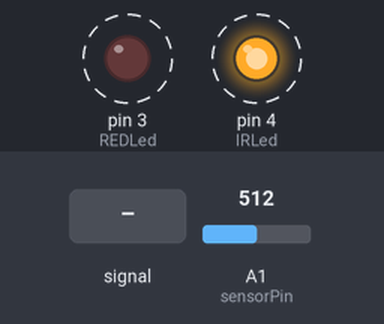
The sketch below on a simulated Arduino Uno, built with avr-gcc and run on an emulated ATmega328P. On the bench: output pins drawn as LEDs (lit = HIGH). Dashed ring = blinking. The test bench sets the inputs (shaded band); at power-on: A1 (sensorPin) = 512. What the sketch prints to the serial monitor is not drawn.

Above: at 1.2 s.
1.3 s: A1 (sensorPin) set to 716
4.3 s: A1 (sensorPin) fed a 200 Hz sine of ±81 counts around its level
7.3 s: A1 (sensorPin) set to 511
10.3 s: A1 (sensorPin) fed a 50 Hz sine of ±306 counts around its level
13.3 s: A1 (sensorPin) fed a 1000 Hz sine of ±255 counts around its level
16.3 s: A1 (sensorPin) fed a 2 Hz sine of ±306 counts around its level
Timing chart, 0 to 66.8 s (numbered marks = the images above; inputs shaded):
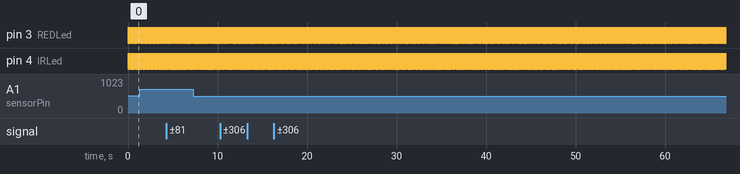

The sketch:

oximeter-diy-ok-0921.ino
```cpp
/*
 * an oximeter diy. v.0.92 (minor fixes)
 * by hacking a ky-039 heartbeat sensor or using an infrared led
 * a red led and a photodiode.
 * https://hackaday.io/project/170752-oximeter-do-it-yourself
 */

#include <Wire.h>
#include <LiquidCrystal_I2C.h>
#include <SoftwareSerial.h>

#define maxperiod_siz 80 // max number of samples in a period
#define measures 10      // number of periods stored
#define samp_siz 4       // number of samples for average
#define rise_threshold 3 // number of rising measures to determine a peak
SoftwareSerial BTSerial (10, 11);
// a liquid crystal displays BPM
// LiquidCrystal_I2C lcd(0x3F, 16, 2);

int T = 20;              // slot milliseconds to read a value from the sensor
int sensorPin = A1;
int REDLed = 3;
String result;
String result1;
int IRLed = 4;
int SpO2;
float pid;

void setup() {
  Serial.begin(9600);
  BTSerial.begin(9600);
  while (!Serial);
   pinMode(REDLed,OUTPUT);
   pinMode(IRLed,OUTPUT);

   // turn off leds
   digitalWrite(REDLed,LOW);
   digitalWrite(IRLed,LOW);


   //for(int i=0;i<8;i++) lcd.createChar(i, sym[i]);
}

void loop() {
  Serial.print("0A");
  bool finger_status = true;
  float readsIR[samp_siz], sumIR,lastIR, reader, start;
  float readsRED[samp_siz], sumRED,lastRED;


  int period, samples;
  period=0; samples=0;
  int samplesCounter = 0;
  float readsIRMM[maxperiod_siz],readsREDMM[maxperiod_siz];
  int ptrMM =0;
  for (int i = 0; i < maxperiod_siz; i++) { readsIRMM[i] = 0;readsREDMM[i]=0;}
  float IRmax=0;
  float IRmin=0;
float REDmax = 0;
  float REDmin=0;
  double R=0;

  float measuresR[measures];
  int measuresPeriods[measures];
  int m = 0;
  for (int i = 0; i < measures; i++) { measuresPeriods[i]=0; measuresR[i]=0; }

  int ptr;

  float beforeIR;

  bool rising;
  int rise_count;
  int n;
  long int last_beat;
  for (int i = 0; i < samp_siz; i++) { readsIR[i] = 0; readsRED[i]=0; }
  sumIR = 0; sumRED=0;
  ptr = 0;
  while(1)
  {
    //
    // turn on IR LED
    digitalWrite(REDLed,LOW);
    digitalWrite(IRLed,HIGH);

    // calculate an average of the sensor
    // during a 20 ms (T) period (this will eliminate
    // the 50 Hz noise caused by electric light
    n = 0;
    start = millis();
    reader = 0.;
    do
    {

      reader += analogRead (sensorPin);
      n++;
    }
    while (millis() < start + T);
    reader /= n;  // we got an average
    // Add the newest measurement to an array
    // and subtract the oldest measurement from the array
    // to maintain a sum of last measurements
    sumIR -= readsIR[ptr];
    sumIR += reader;
    readsIR[ptr] = reader;
    lastIR = sumIR / samp_siz;


    //
    // TURN ON RED LED and do the same

    digitalWrite(REDLed,HIGH);
    digitalWrite(IRLed,LOW);

    n = 0;
    start = millis();
    reader = 0.;
    do
    {
      reader += analogRead (sensorPin);
      n++;
    }
    while (millis() < start + T);
    reader /= n;  // we got an average
    // Add the newest measurement to an array
    // and subtract the oldest measurement from the array
    // to maintain a sum of last measurements
    sumRED -= readsRED[ptr];
    sumRED += reader;
    readsRED[ptr] = reader;
    lastRED = sumRED / samp_siz;


    //
    // R CALCULATION
    // save all the samples of a period both for IR and for RED
    readsIRMM[ptrMM]=lastIR;
    readsREDMM[ptrMM]=lastRED;
    ptrMM++;
    ptrMM %= maxperiod_siz;
    samplesCounter++;
    //
    // if I've saved all the samples of a period, look to find
    // max and min values and calculate R parameter
    if(samplesCounter>=samples){
      samplesCounter =0;
      IRmax = 0; IRmin=1023; REDmax = 0; REDmin=1023;
      for(int i=0;i<maxperiod_siz;i++) {
        if( readsIRMM[i]> IRmax) IRmax = readsIRMM[i];
        if( readsIRMM[i]>0 && readsIRMM[i]< IRmin ) IRmin = readsIRMM[i];
        readsIRMM[i] =0;
        if( readsREDMM[i]> REDmax) REDmax = readsREDMM[i];
        if( readsREDMM[i]>0 && readsREDMM[i]< REDmin ) REDmin = readsREDMM[i];
        readsREDMM[i] =0;
      }
      R =  ( (REDmax-REDmin) / REDmin) / ( (IRmax-IRmin) / IRmin ) ;
    }


    // check that the finger is placed inside
    // the sensor. If the finger is missing
    // RED curve is under the IR.
    //
//      Serial.println("asd");
//     if (lastRED < lastIR) {
//       if(finger_status==true) {
//         finger_status = false;
//         lcd.clear();
//         lcd.setCursor(0,0);
//         lcd.print("No finger?");
//       }
//     } else {
//       if(finger_status==false) {
//         lcd.clear();
//         finger_status = true;

//             lcd.setCursor(10,0);
//             lcd.print("c=");

//             lcd.setCursor(0,0);
//             lcd.print("bpm");
//             lcd.setCursor(0,1);
//             lcd.print("SpO"); lcd.write(1);  //2
//             lcd.setCursor(10,1);
//             lcd.print("R=");


//       }
//     }
//  Serial.println("asd");

    float avR = 0;
    int avBPM=0;


    if (finger_status==true){


       // lastIR holds the average of the values in the array
       // check for a rising curve (= a heart beat)
       if (lastIR > beforeIR)
       {

         rise_count++;  // count the number of samples that are rising
         if (!rising && rise_count > rise_threshold)
         {
          //  lcd.setCursor(3,0);
          //  lcd.write( 0 );       // <3
            // Ok, we have detected a rising curve, which implies a heartbeat.
            // Record the time since last beat, keep track of the 10 previous
            // peaks to get an average value.
            // The rising flag prevents us from detecting the same rise
            // more than once.
            rising = true;

            measuresR[m] = R;
            measuresPeriods[m] = millis() - last_beat;
            last_beat = millis();
            int period = 0;
            for(int i =0; i<measures; i++) period += measuresPeriods[i];

            // calculate average period and number of samples
            // to store to find min and max values
            period = period / measures;
            samples = period / (2*T);

             int avPeriod = 0;

            int c = 0;
            // c stores the number of good measures (not floating more than 10%),
            // in the last 10 peaks
            for(int i =1; i<measures; i++) {

              if ( (measuresPeriods[i] <  measuresPeriods[i-1] * 1.1)  &&
                    (measuresPeriods[i] >  measuresPeriods[i-1] / 1.1)  ) {

                  c++;
                  avPeriod += measuresPeriods[i];
                  avR += measuresR[i];

              }
            }
            c=c+4;
            Serial.print("c:");

            Serial.print(c);
            Serial.println();

            m++;
            m %= measures;

            // lcd.setCursor(12,0);
            // lcd.print(String(c)+"  ");

            // bpm and R shown are calculated as the
            // average of at least 5 good peaks
            avBPM = 60000 / ( avPeriod / c) ;
            avR = avR / c ;

            // if there are at last 5 measures
            // lcd.setCursor(12,1);
            // if(c==0) lcd.print("    "); else lcd.print(String(avR) + " ");

            // if there are at least 5 good measures...
            if(c > 4) {

              //
              // SATURTION IS A FUNCTION OF R (calibration)
              // Y = k*x + m
              // k and m are calculated with another oximeter
              SpO2 = -20 * R + 104;

              // if(avBPM > 40 && avBPM <220) lcd.print(String(avBPM)+" "); //else lcd.print("---");

              // if(SpO2 > 70 && SpO2 <150) lcd.print( " " + String(SpO2) +"% "); //else lcd.print("--% ");
              pid = computePID(SpO2, 100, 1.0, 2.0, 3.0, 0.02);
              Serial.print("SpO2:");
              Serial.print(SpO2);
              result = String(SpO2) + "," + String(pid);
              BTSerial.print(result);
              Serial.print(", ");
              Serial.print("pid:");
              Serial.print(pid);

            } else {
                result1 = String(0) + "," + String(0);
                BTSerial.print(result1);

            }


         }
       }
       else
       {
         // Ok, the curve is falling
         rising = false;
         rise_count = 0;
        //  lcd.setCursor(3,0);lcd.print(" ");
       }

       // to compare it with the new value and find peaks
       beforeIR = lastIR;


   } // finger is inside


    // PLOT everything
    // Serial.print(lastIR);
    // Serial.print(",");
    // Serial.print(lastRED);
    // Serial.print(",");
    // Serial.print(SpO2);

    // Serial.println(computePID(SpO2, 90, 1.0, 2.0, 3.0, 0.02));
    // delay(20);
    /*
     * Serial.print(",");
    Serial.print(R);
    Serial.print(",");
    Serial.print(IRmax);
    Serial.print(",");
    Serial.print(IRmin);
    Serial.print(",");
    Serial.print(REDmax);
    Serial.print(",");
    Serial.print(REDmin);
    Serial.print(",");
    Serial.print(avR);
    Serial.print(",");
    Serial.print(avBPM); */
    // Serial.println();


   // handle the arrays
   ptr++;
   ptr %= samp_siz;


  } // loop while 1
}


// (вход, установка, п, и, д, период в секундах)
int computePID(float input, float setpoint, float kp, float ki, float kd, float dt) {
  float err = setpoint - input;
  static float integral = 0, prevErr = 0;
  integral += err * dt;
  // float D = (err - prevErr) / dt;
  float D = 0;
  prevErr = err;
  return (err * kp + integral * ki + D * kd);
}
```

Measured:
- by itself, pin 3 (REDLed), pin 4 (IRLed): alternates HIGH for 0.02 s and LOW for 0.02 s
